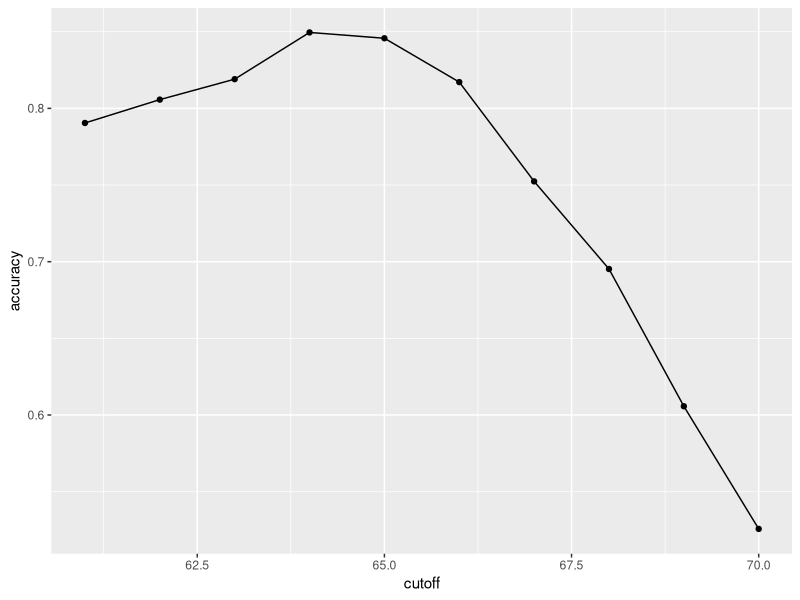
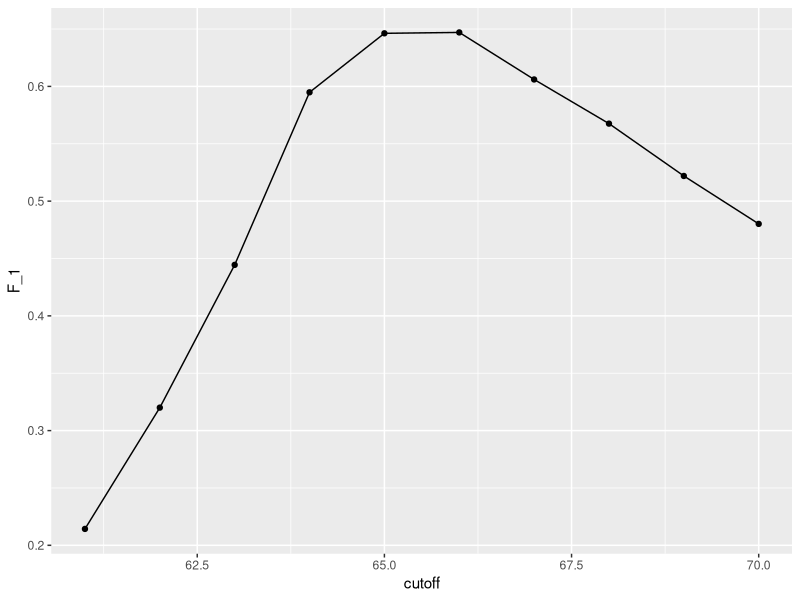
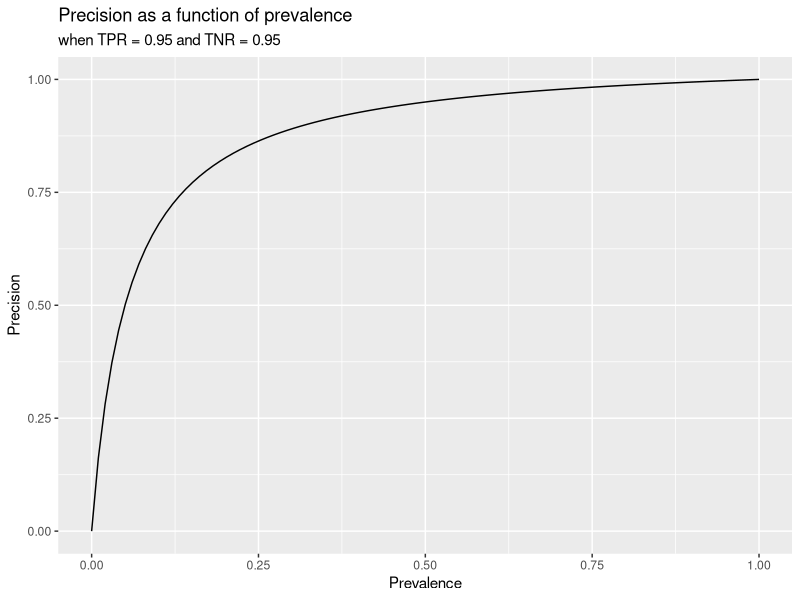
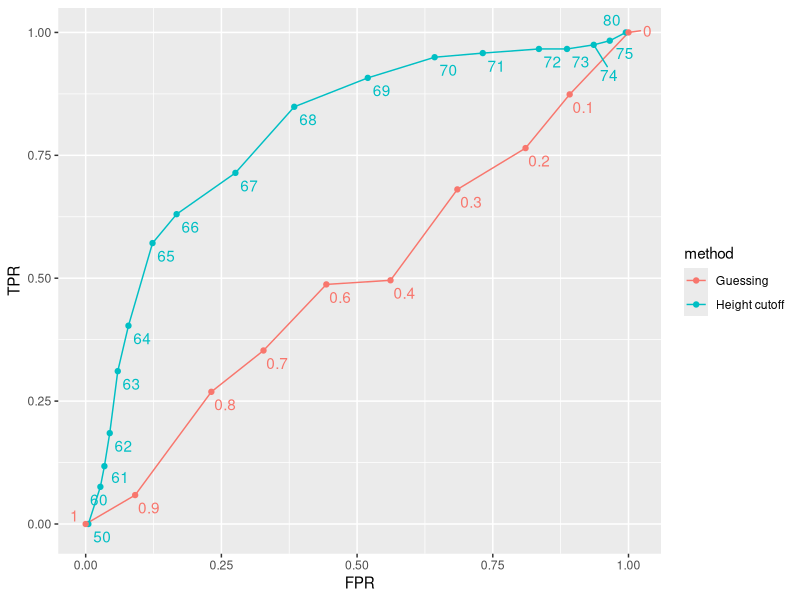
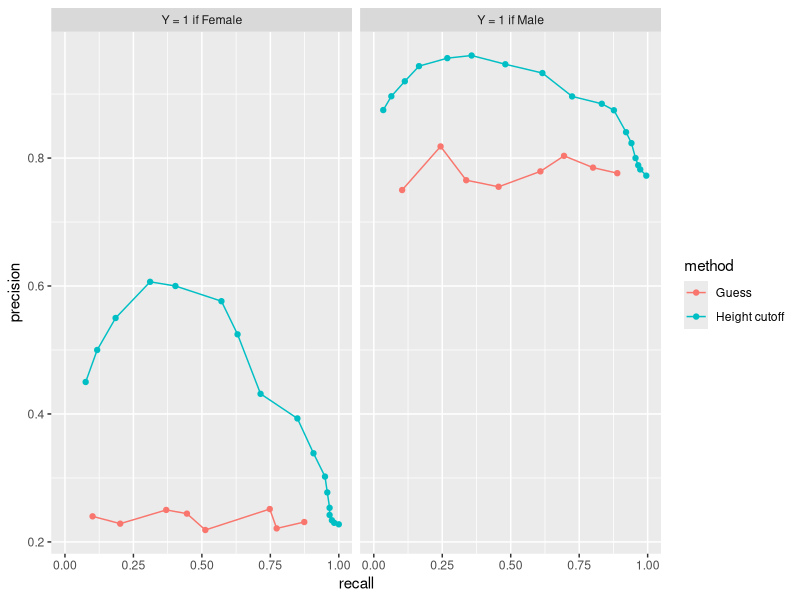

Recreate these plots in R, in order.
## ---- chunk 1
library(caret)
library(dslabs)

## ---- chunk 2
y <- heights$sex
x <- heights$height
## ---- chunk 3
set.seed(2007)
test_index <- createDataPartition(y, times = 1, p = 0.5, list = FALSE)
## ---- chunk 4
test_set <- heights[test_index, ]
train_set <- heights[-test_index, ]
## ---- chunk 5
y_hat <- sample(c("Male", "Female"), length(test_index), replace = TRUE)
## ---- chunk 6
y_hat <- sample(c("Male", "Female"), length(test_index), replace = TRUE) |>
  factor(levels = levels(test_set$sex))
## ---- chunk 7
mean(y_hat == test_set$sex)
## ---- chunk 8
library(tidyverse)
heights |> group_by(sex) |> summarize(avg = mean(height), sd = sd(height))
## ---- chunk 9
y_hat <- factor(ifelse(x > 62, "Male", "Female"), levels(test_set$sex))
## ---- chunk 10
mean(y == y_hat)
## ---- chunk 11
cutoff <- seq(61, 70)
accuracy <- sapply(cutoff, function(x){
  y_hat <- factor(ifelse(train_set$height > x, "Male", "Female"), levels = levels(test_set$sex))
  mean(y_hat == train_set$sex)
})
## ---- chunk 12
data.frame(cutoff, accuracy) |> 
  ggplot(aes(cutoff, accuracy)) + 
  geom_point() + 
  geom_line() 
## ---- chunk 13
max(accuracy)
## ---- chunk 14
best_cutoff <- cutoff[which.max(accuracy)]
best_cutoff
## ---- chunk 15
y_hat <- ifelse(test_set$height > best_cutoff, "Male", "Female") |> 
  factor(levels = levels(test_set$sex))
y_hat <- factor(y_hat)
mean(y_hat == test_set$sex)
## ---- chunk 16
cm <- confusionMatrix(data = y_hat, reference = test_set$sex)
cm$table
## ---- chunk 17
cm$byClass[c("Sensitivity", "Specificity")]
## ---- chunk 18
cm$byClass["Prevalence"]
## ---- chunk 19
mat <- matrix(c("True positives (TP)", "False negatives (FN)", 
                "False positives (FP)", "True negatives (TN)"), 2, 2)
colnames(mat) <- c("Actually Positive", "Actually Negative")
rownames(mat) <- c("Predicted positive", "Predicted negative")
tmp <- as.data.frame(mat)
if (knitr::is_html_output()){
  knitr::kable(tmp, "html") |>
    kableExtra::kable_styling(bootstrap_options = "striped", full_width = FALSE)
} else{
  knitr::kable(tmp, "latex", booktabs = TRUE) |>
    kableExtra::kable_styling(font_size = 8)
}
## ---- chunk 20
cm$overall["Accuracy"]
cm$byClass[c("Sensitivity","Specificity", "Prevalence")]
## ---- chunk 21
cutoff <- seq(61, 70)
F_1 <- sapply(cutoff, function(x){
  y_hat <- factor(ifelse(train_set$height > x, "Male", "Female"), levels(test_set$sex))
  F_meas(data = y_hat, reference = factor(train_set$sex))
})
## ---- chunk 22
data.frame(cutoff, F_1) |> 
  ggplot(aes(cutoff, F_1)) + 
  geom_point() + 
  geom_line() 
## ---- chunk 23
max(F_1)
## ---- chunk 24
best_cutoff <- cutoff[which.max(F_1)]
best_cutoff
## ---- chunk 25
y_hat <- ifelse(test_set$height > best_cutoff, "Male", "Female") |> 
  factor(levels = levels(test_set$sex))
sensitivity(data = y_hat, reference = test_set$sex)
specificity(data = y_hat, reference = test_set$sex)
## ---- chunk 26
tpr <- 0.95; fpr <- 0.05
prevalence <- seq(0,1,len = 100)
data.frame(Prevalence = prevalence,
           Precision = tpr*prevalence/(tpr*prevalence + fpr*(1 - prevalence))) |>
  ggplot(aes(Prevalence, Precision)) + geom_line() + 
  labs(title = "Precision as a function of prevalence", subtitle = "when TPR = 0.95 and TNR = 0.95")
## ---- chunk 27
p <- 0.9
n <- length(test_index)
y_hat <- sample(c("Male", "Female"), n, replace = TRUE, prob = c(p, 1 - p)) |> 
  factor(levels = levels(test_set$sex))
mean(y_hat == test_set$sex)
## ---- chunk 28
probs <- seq(0, 1, length.out = 10)
guessing <- sapply(probs, function(p){
  y_hat <- 
    sample(c("Male", "Female"), nrow(test_set), TRUE, c(p, 1 - p)) |> 
    factor(levels = c("Female", "Male"))
  c(FPR = 1 - specificity(y_hat, test_set$sex),
    TPR = sensitivity(y_hat, test_set$sex))
})
## ---- chunk 29
cutoffs <- c(50, seq(60, 75), 80)
height_cutoff <- sapply(cutoffs, function(x){
  y_hat <- ifelse(test_set$height > x, "Male", "Female") |> 
    factor(levels = c("Female", "Male"))
  c(FPR = 1 - specificity(y_hat, test_set$sex),
    TPR = sensitivity(y_hat, test_set$sex))
})
## ---- chunk 30
library(ggrepel)
tmp_1 <- map_df(cutoffs, function(x){
  y_hat <- ifelse(test_set$height > x, "Male", "Female") |> 
    factor(levels = c("Female", "Male"))
   list(method = "Height cutoff",
        cutoff = x, 
        FPR = 1 - specificity(y_hat, test_set$sex),
        TPR = sensitivity(y_hat, test_set$sex))
}) 
tmp_2 <- map_df(probs, function(p){
  y_hat <- 
    sample(c("Male", "Female"), nrow(test_set), replace = TRUE, prob = c(p, 1 - p)) |> 
    factor(levels = c("Female", "Male"))
  list(method = "Guessing",
       cutoff = round(p,1),
       FPR = 1 - specificity(y_hat, test_set$sex),
       TPR = sensitivity(y_hat, test_set$sex))
})

bind_rows(tmp_1, tmp_2) |>
  ggplot(aes(FPR, TPR, label = cutoff, color = method)) +
  geom_line() +
  geom_point() +
  geom_text_repel(nudge_x = 0.01, nudge_y = -0.01, show.legend = FALSE)
## ---- chunk 31
guessing <- map_df(probs[-1], function(p){
  y_hat <- sample(c("Male", "Female"), length(test_index), 
                  replace = TRUE, prob = c(p, 1 - p)) |> 
    factor(levels = c("Female", "Male"))
  list(method = "Guess",
    recall = sensitivity(y_hat, test_set$sex),
    precision = precision(y_hat, test_set$sex))
})

height_cutoff <- map_df(cutoffs[-1], function(x){
  y_hat <- ifelse(test_set$height > x, "Male", "Female") |> 
    factor(levels = c("Female", "Male"))
  list(method = "Height cutoff",
       recall = sensitivity(y_hat, test_set$sex),
    precision = precision(y_hat, test_set$sex))
})
tmp_1 <- bind_rows(guessing, height_cutoff) |> mutate(Positive = "Y = 1 if Female") 

guessing <- map_df(rev(probs)[-1], function(p){
  y_hat <- sample(c("Male", "Female"), length(test_index), replace = TRUE, 
                  prob = c(p, 1 - p)) |> 
    factor(levels = c("Male", "Female"))
  list(method = "Guess",
    recall = sensitivity(y_hat, relevel(test_set$sex, "Male", "Female")),
    precision = precision(y_hat, relevel(test_set$sex, "Male", "Female")))
})

height_cutoff <- map_df(rev(cutoffs)[-1], function(x){
  y_hat <- ifelse(test_set$height > x, "Male", "Female") |> 
    factor(levels = c("Male", "Female"))
  list(method = "Height cutoff",
       recall = sensitivity(y_hat, relevel(test_set$sex, "Male", "Female")),
    precision = precision(y_hat, relevel(test_set$sex, "Male", "Female")))
})
tmp_2 <- bind_rows(guessing, height_cutoff) |> mutate(Positive = "Y = 1 if Male") 

bind_rows(tmp_1, tmp_2) |>
  ggplot(aes(recall, precision, color = method)) +
  geom_line() +
  geom_point() +
  facet_wrap(~ Positive)
